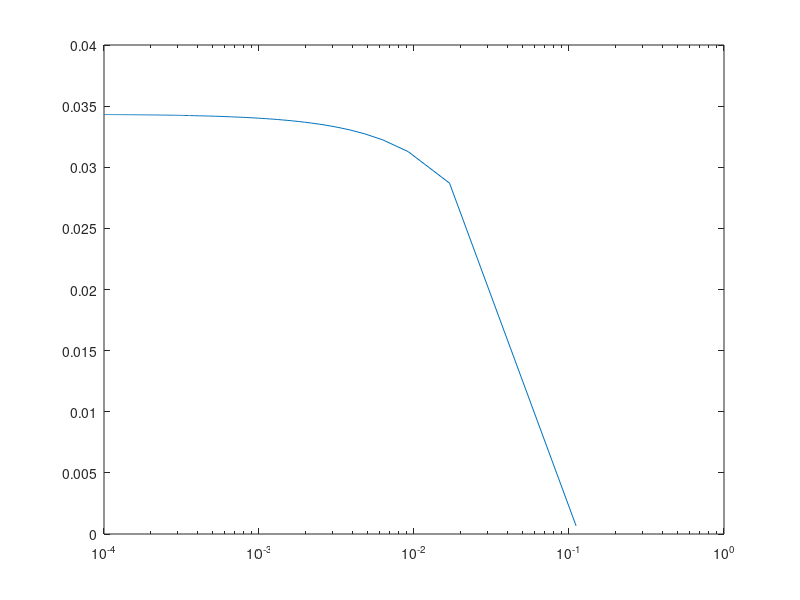

MATLAB code to generate this figure:
alpha=0.4;
f=@(x,u)x*u;
mesh=10:50:10000;
for k=1:length(mesh)
    y(1)=1;
    N=mesh(k);
    h=1.0/(N-1);
    for n=1:(N-1)
        x(n)=(n-1)*h;
        y(n+1)=y(n)+h*((1-alpha)*f(x(n),y(n))+...
            alpha*f(x(n)+h/(2*alpha),y(n)+(h/(2*alpha))*f(x(n),y(n))));
    end    
    M(k)=abs(y(N)-exp(0.5))/h^2;
    step(k)=h;
end    
        
semilogx(step,M);
